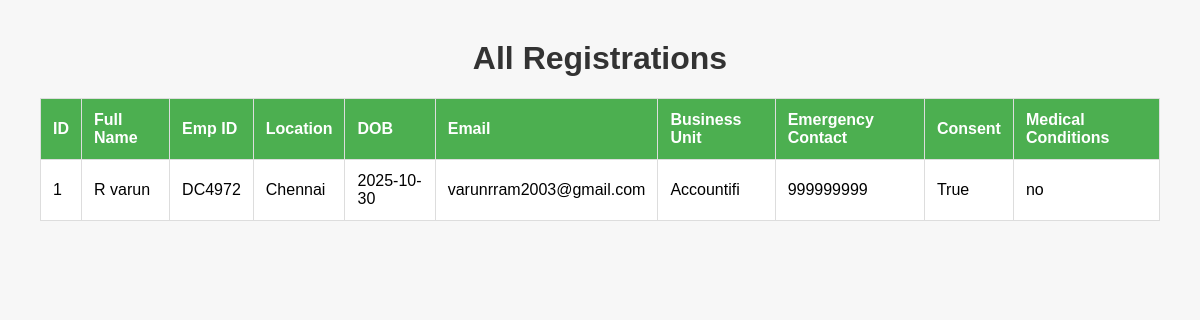
The app's page /registrations, older data.
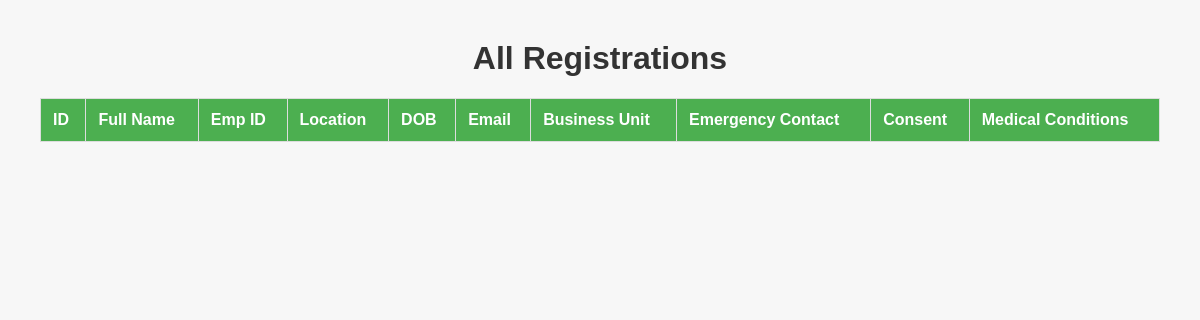
The same page, newer data.
### app.py (models this page shows)
class Registration(db.Model):
    id = db.Column(db.Integer, primary_key=True)
    full_name = db.Column(db.String(100), nullable=False)
    emp_id = db.Column(db.String(50), nullable=False, unique=True)
    location = db.Column(db.String(100))
    dob = db.Column(db.Date, nullable=False)
    email = db.Column(db.String(120), unique=True, nullable=False)
    business_unit = db.Column(db.String(100))
    emergency_contact = db.Column(db.String(20))
    consent = db.Column(db.Boolean, default=False)
    medical_conditions = db.Column(db.Text)

### app.py (the view)
@app.route('/registrations')
def show_registrations():
    registrations = Registration.query.all()
    return render_template('registrations.html', registrations=registrations)

### templates/registrations.html (shortened to what this page needs)
<!DOCTYPE html>
<html lang="en">
  <head>
  </head>
  <body>
    <h1>All Registrations</h1>
    <table>
      <thead>
        <tr>
          <th>ID</th>
          <th>Full Name</th>
          <th>Emp ID</th>
          <th>Location</th>
          <th>DOB</th>
          <th>Email</th>
          <th>Business Unit</th>
          <th>Emergency Contact</th>
          <th>Consent</th>
          <th>Medical Conditions</th>
        </tr>
      </thead>
      <tbody>
        {% for reg in registrations %}
        <tr>
          <td>{{ reg.id }}</td>
          <td>{{ reg.full_name }}</td>
          <td>{{ reg.emp_id }}</td>
          <td>{{ reg.location}}</td>
          <td>{{ reg.dob.strftime('%Y-%m-%d') }}</td>
          <td>{{ reg.email }}</td>
          <td>{{ reg.business_unit }}</td>
          <td>{{ reg.emergency_contact}}</td>
          <td>{{ reg.consent}}</td>
          <td>{{ reg.medical_conditions}}</td>
        </tr>
        {% endfor %}
      </tbody>
    </table>
  </body>
</html>

Row changes from the older to the newer data that the page shows:
removed Registration: id "1", full_name "R varun", emp_id "DC4972", location "Chennai", dob "2025-10-30", email "varunrram2003@gmail.com", business_unit "Accountifi", emergency_contact "999999999", consent "True", medical_conditions "no"
